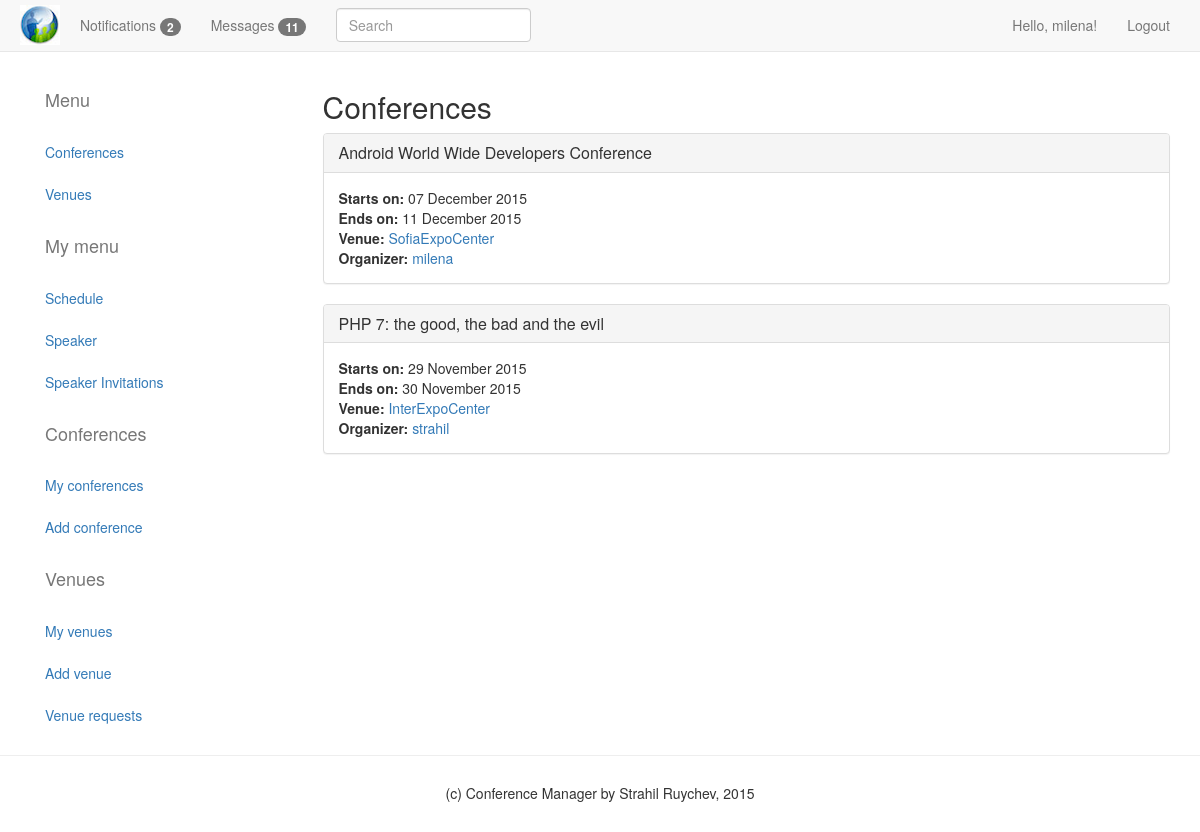
The app's page /RedDevil/index.php (signed in) with its own data.
### tables this page shows
CREATE TABLE `conferences` (
  `id` int(11) NOT NULL AUTO_INCREMENT,
  `Title` longtext NOT NULL,
  `StartDate` datetime NOT NULL,
  `EndDate` datetime NOT NULL,
  `OwnerId` int(11) NOT NULL,
  `Venue_Id` int(11) DEFAULT NULL,
  PRIMARY KEY (`id`),
  UNIQUE KEY `Id` (`id`),
  KEY `OwnerId` (`OwnerId`),
  KEY `Venue_Id` (`Venue_Id`),
  CONSTRAINT `Conference_Venue` FOREIGN KEY (`Venue_Id`) REFERENCES `venues` (`Id`) ON DELETE NO ACTION ON UPDATE NO ACTION,
  CONSTRAINT `User_MyConferences` FOREIGN KEY (`OwnerId`) REFERENCES `users` (`Id`) ON DELETE NO ACTION ON UPDATE NO ACTION
);

### RedDevil/Controllers/HomeController.php (called while the page is built, shortened)
<?php
class HomeController extends BaseController {
    public function index()
    {
        $service = new ConferencesService($this->dbContext);
        $allConferences =$service->getAllConferences();
        return new View("home", "index", $allConferences);
    }
}

### RedDevil/Application.php (called while the page is built, shortened)
<?php
class Application {
    private $route;
    private $controller;
    public function __construct($route)
    {
        $this->route = \RedDevil\Core\RouteMapper::mapRoute($route);
        if (!$this->route) {
            $this->route['controller'] = AppConfig::DEFAULT_CONTROLLER;
            $this->route['action'] = AppConfig::$DEFAULT_ACTIONS[$this->route['controller']];
            $this->route['annotations'] = [];
        }
    }
    public function start()
    {
        $bindingModels = \RedDevil\Core\BindingModelMapper::mapBindingModels($this->controller, $this->route['action']);
        if (!array_key_exists('parameters', $this->route)) {
            $this->route['parameters'] = [];
            $this->route['parameters'] = $bindingModels;
        } else {
            $this->route['parameters'] = array_merge($bindingModels, $this->route['parameters']);
        }
        call_user_func_array(
            [
                $this->controller,
                $this->route['action']
            ],
            $this->route['parameters']
        );
    }
    private function initController()
    {
        $this->controller = new $controllerClassName(new DatabaseContext());
    }
}

### RedDevil/index.php (called while the page is built, shortened)
<?php
require_once "Autoloader.php";
$requestParts = explode('/', parse_url($_SERVER['REQUEST_URI'], PHP_URL_PATH));
$indexBaseProjectFolder = array_search(\RedDevil\Config\AppConfig::BASE_PROJECT_FOLDER, $requestParts);
$requestParts = array_slice($requestParts, $indexBaseProjectFolder + 1);
$route = implode('/', $requestParts);
$app = new \RedDevil\Application($route);
$app->start();
?>

### RedDevil/ViewHelpers/BaseViewHelper.php (called while the page is built, shortened)
<?php
abstract class BaseViewHelper {
    protected $attributes = [];
    public function setData($data)
    {
        $this->data = $data;
        return $this;
    }
    public function setAttribute($attributeName, $attributeValue)
    {
        $this->attributes[$attributeName] = $attributeValue;
        return $this;
    }
    public function getAttribute($attributeName)
    {
        return $this->attributes[$attributeName];
    }
}

### RedDevil/Core/DatabaseData.php (called while the page is built, shortened)
<?php
class DatabaseData {
    private static $instances;
    private $db;
    private function __construct(\PDO $pdo) {
        $this->db = $pdo;
    }
    public static function getInstance($instanceName = 'default') {
        return self::$instances[$instanceName];
    }
    public static function setInstance($instanceName, $driver, $user, $pass, $dbName, $host = null) {
        $driver = DriverFactory::create($driver, $user, $pass, $dbName, $host);
        $pdo = new \PDO($driver->getDsn(), $user, $pass);
        self::$instances[$instanceName] = new self($pdo);
    }
    public function prepare($statement, $driver_options = [])
    {
        $pdoStatement = $this->db->prepare($statement, $driver_options);
        return new Statement($pdoStatement);
    }
}
class Statement {
    private $statement;
    public function __construct(PDOStatement $stmnt)
    {
        $this->statement = $stmnt;
    }
    public function fetchAll($fetchStyle = \PDO::FETCH_ASSOC)
    {
        return $this->statement->fetchAll($fetchStyle);
    }
    public function execute($input_parameters = [])
    {
        return $this->statement->execute($input_parameters);
    }
}

### RedDevil/Repositories/ConferencesRepository.php (called while the page is built, shortened)
<?php
class ConferencesRepository
{
    private $where = " WHERE 1";
    private $order = '';
    private static $inst = null;
    public static function create()
    {
        if (self::$inst == null) {
            self::$inst = new self();
        }
        return self::$inst;
    }
    public function orderByDescending($column)
    {
        $this->order .= " ORDER BY $column DESC";
        return $this;
    }
    public function findAll()
    {
        $db = DatabaseData::getInstance(\RedDevil\Config\DatabaseConfig::DB_INSTANCE);
        $this->query = "SELECT * FROM conferences" . $this->where . $this->order;
        $result = $db->prepare($this->query);
        $result->execute([]);
        $collection = [];
        foreach ($result->fetchAll() as $entityInfo) {
            $entity = new Conference($entityInfo['Title'],
$entityInfo['StartDate'],
$entityInfo['EndDate'],
$entityInfo['OwnerId'],
$entityInfo['Venue_Id'],
$entityInfo['id']);
            $collection[] = $entity;
        }
        $this->where = substr($this->where, 0, 8);
        return new ConferenceCollection($collection);
    }
    private function isColumnAllowed($column)
    {
        $refc = new \ReflectionClass('\RedDevil\Models\Conference');
        $consts = $refc->getConstants();
        return in_array($column, $consts);
    }
}

### RedDevil/Services/ConferencesService.php (called while the page is built, shortened)
<?php
class ConferencesService extends BaseService
{
    public function getAllConferences()
    {
        $conferenceModels = [];
        $conferences = $this->dbContext->getConferencesRepository()
            ->orderByDescending('StartDate')
            ->findAll();
        foreach ($conferences->getConferences() as $conference) {
            $venueId = $conference->getVenue_Id();
            $venue = $this->dbContext->getVenuesRepository()
                ->filterById(" = $venueId")
                ->findOne()
                ->getTitle();
            $ownerId = $conference->getOwnerId();
            $owner = $this->dbContext->getUsersRepository()
                ->filterById(" = $ownerId")
                ->findOne()
                ->getUsername();
            $model = new ConferenceSummaryViewModel($conference);
            $model->setVenue($venue);
            $model->setOwnerUsername($owner);
            $conferenceModels[] = $model;
        }
        return $conferenceModels;
    }
}

### RedDevil/Services/BaseService.php (called while the page is built, shortened)
<?php
class BaseService {
    function __construct(DatabaseContext $dbContext)
    {
        $this->dbContext = $dbContext;
    }
}

### RedDevil/EntityManager/DatabaseContext.php (called while the page is built, shortened)
<?php
class DatabaseContext
{
	private $conferencesRepository;
	private $usersRepository;
    public function __construct()
    {
		$this->conferencesRepository = \RedDevil\Repositories\ConferencesRepository::create();
		$this->usersRepository = \RedDevil\Repositories\UsersRepository::create();
    }
    public function getConferencesRepository()
    {
        return $this->conferencesRepository;
    }
    public function getUsersRepository()
    {
        return $this->usersRepository;
    }
}

### RedDevil/Autoloader.php (called while the page is built, shortened)
<?php
class Autoloader {
    public static function init()
    {
        spl_autoload_register(function ($class) {
            $pathParams = explode("\\", $class);
            array_shift($pathParams);
            $path = implode(DIRECTORY_SEPARATOR, $pathParams);
        });
    }
}

### RedDevil/ViewModels/ConferenceSummaryViewModel.php (called while the page is built, shortened)
<?php
class ConferenceSummaryViewModel implements IDateTimeInterval {
    private $startDate;
    private $endDate;
    private $venue;
    function __construct(Conference $conference)
    {
        $this->startDate = $conference->getStartDate();
        $this->endDate = $conference->getEndDate();
    }
    public function getStartDate()
    {
        $date = new \DateTime($this->startDate);
        return $date->format('d F Y');
    }
    public function getEndDate()
    {
        $date = new \DateTime($this->endDate);
        return $date->format('d F Y');
    }
    public function getVenue()
    {
        return $this->venue;
    }
    public function setVenue($venue)
    {
        $this->venue = $venue;
    }
}

### RedDevil/Models/Conference.php (called while the page is built, shortened)
<?php
class Conference
{
	private $OwnerId;
	public function setId($id)
	{
		return $this;
	}
	public function setTitle($Title)
	{
		return $this;
	}
	public function setStartDate($StartDate)
	{
		$this->StartDate = $StartDate;
		return $this;
	}
	public function setEndDate($EndDate)
	{
		$this->EndDate = $EndDate;
		return $this;
	}
	public function getOwnerId()
	{
		return $this->OwnerId;
	}
	public function setOwnerId($OwnerId)
	{
		$this->OwnerId = $OwnerId;
		return $this;
	}
	public function setVenue_Id($Venue_Id)
	{
		return $this;
	}
}

### RedDevil/Repositories/UsersRepository.php (called while the page is built, shortened)
<?php
class UsersRepository
{
    private $where = " WHERE 1";
    private $order = '';
    private static $inst = null;
    public static function create()
    {
        if (self::$inst == null) {
            self::$inst = new self();
        }
        return self::$inst;
    }
    public function filterById($id)
    {
        $this->where .= " AND id $id";
        return $this;
    }
    public function findOne()
    {
        $db = DatabaseData::getInstance(\RedDevil\Config\DatabaseConfig::DB_INSTANCE);
        $this->query = "SELECT * FROM users" . $this->where . $this->order . " LIMIT 1";
        $result = $db->prepare($this->query);
        $result->execute([]);
        $entityInfo = $result->fetch();
        $entity = new User($entityInfo['username'],
$entityInfo['email'],
$entityInfo['password'],
$entityInfo['fullname'],
$entityInfo['telephone'],
$entityInfo['id']);
        $this->where = substr($this->where, 0, 8);
        return $entity;
    }
}

### RedDevil/Collections/ConferenceCollection.php (called while the page is built, shortened)
<?php
class ConferenceCollection
{
    private $collection = [];
    public function __construct($models = [])
    {
        $this->collection = $models;
    }
    public function getConferences()
    {
        return $this->collection;
    }
}

### RedDevil/Views/Home/index.php (the view, shortened to what this page needs)
<div class="col-md-9">
    <h2>Conferences</h2>
    <?php foreach ($model as $conference) : ?>
        <div class="panel panel-default">
            <div class="panel-heading">
                <h3 class="panel-title">
                    <?php
                    \RedDevil\ViewHelpers\ActionLink::create()
                        ->setAttribute('href', '/conferences/details/' . $conference->getId())
                        ->setData($conference->getTitle())
                        ->render();
                    ?>
                </h3>
            </div>
            <div class="panel-body">
                <div class="media">
                    <div class="media-body">
                        <strong>Starts on: </strong>
                        <?php
                        echo $conference->getStartDate();
                        ?>
                        <br />
                        <strong>Ends on:</strong>
                        <?php
                        echo $conference->getEndDate();
                        ?>
                        <br />
                        <strong>Venue:</strong>
                        <?php
                        $venue = $conference->getVenue() == null ? '(not available)' :
                            $conference->getVenue();
                        if ($conference->getVenue() == null) {
                            \RedDevil\ViewHelpers\ActionLink::create()
                                ->setAttribute('href', '#')
                                ->setData($venue)
                                ->render();
                        } else {
                            \RedDevil\ViewHelpers\ActionLink::create()
                                ->setAttribute('href', '/venues/details/' . $conference->getVenueId())
                                ->setData($venue)
                                ->render();
                        }
                        ?>
                        <strong>Organizer:</strong>
                    </div>
                </div>
            </div>
        </div>
    <?php endforeach; ?>
</div>

### RedDevil/ViewHelpers/ActionLink.php (shortened to what this page needs)
<?php
class ActionLink extends BaseViewHelper {
    public function toString()
    {
        $url = $this->getAttribute('href');
        $data = $this->data;
        $this->output .= $this->newLineBefore === false ? '' : "<br/>\n";
        $this->output .= "<a href='$url' ";
        foreach ($this->attributes as $attributeName => $attributeValue) {
            $this->output .= $attributeName . '="' . $attributeValue . '" ';
        }
        $this->output .= ">$data</a>";
        $this->output .= $this->newLineAfter === false ? '' : "<br/>\n";
        return $this->output;
    }
    public function render()
    {
        echo $this->toString();
    }
}

### RedDevil/Content/styles.css (style rules this page uses)
body { padding-top: 50px; padding-bottom: 20px; }

### records on screen
conferences: Title "Android World Wide Developers Conference SofiaExpoCenter milena", StartDate "07 December 2015", EndDate "11 December 2015"
conferences: Title "PHP 7: the good, the bad and the evil InterExpoCenter strahil", StartDate "29 November 2015", EndDate "30 November 2015"

### other values on screen
HttpContext::getInstance()->getIdentity()->getUsername() "milena"
